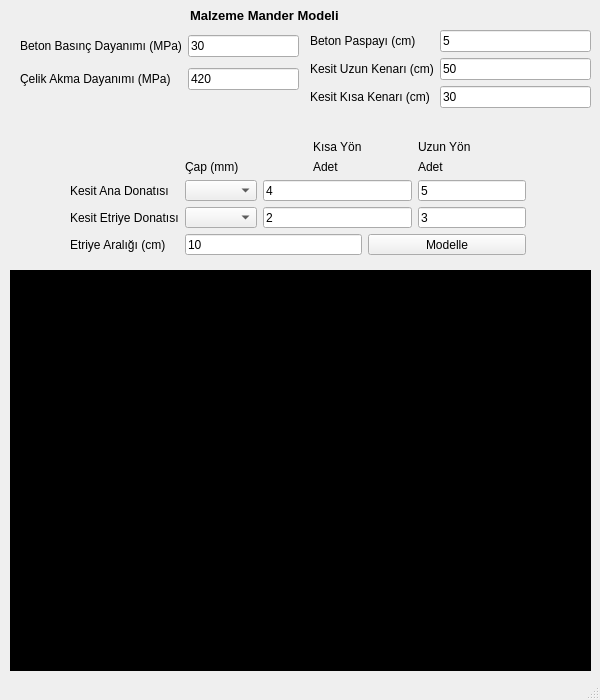
<?xml version="1.0" encoding="UTF-8"?>
<ui version="4.0">
 <class>MainWindow</class>
 <widget class="QMainWindow" name="MainWindow">
  <property name="enabled">
   <bool>true</bool>
  </property>
  <property name="geometry">
   <rect>
    <x>0</x>
    <y>0</y>
    <width>600</width>
    <height>700</height>
   </rect>
  </property>
  <property name="sizePolicy">
   <sizepolicy hsizetype="Fixed" vsizetype="Fixed">
    <horstretch>0</horstretch>
    <verstretch>0</verstretch>
   </sizepolicy>
  </property>
  <property name="minimumSize">
   <size>
    <width>600</width>
    <height>700</height>
   </size>
  </property>
  <property name="maximumSize">
   <size>
    <width>600</width>
    <height>700</height>
   </size>
  </property>
  <property name="windowTitle">
   <string>MainWindow</string>
  </property>
  <widget class="QWidget" name="centralwidget">
   <property name="sizePolicy">
    <sizepolicy hsizetype="Fixed" vsizetype="Fixed">
     <horstretch>0</horstretch>
     <verstretch>0</verstretch>
    </sizepolicy>
   </property>
   <widget class="QLabel" name="label_4">
    <property name="geometry">
     <rect>
      <x>190</x>
      <y>0</y>
      <width>161</width>
      <height>31</height>
     </rect>
    </property>
    <property name="font">
     <font>
      <pointsize>10</pointsize>
      <weight>75</weight>
      <bold>true</bold>
     </font>
    </property>
    <property name="text">
     <string>Malzeme Mander Modeli</string>
    </property>
    <property name="textFormat">
     <enum>Qt::AutoText</enum>
    </property>
    <property name="scaledContents">
     <bool>false</bool>
    </property>
   </widget>
   <widget class="QWidget" name="layoutWidget">
    <property name="geometry">
     <rect>
      <x>20</x>
      <y>30</y>
      <width>279</width>
      <height>67</height>
     </rect>
    </property>
    <layout class="QGridLayout" name="gridLayout_2">
     <item row="0" column="1">
      <widget class="QLineEdit" name="fc">
       <property name="text">
        <string>30</string>
       </property>
      </widget>
     </item>
     <item row="1" column="1">
      <widget class="QLineEdit" name="fs">
       <property name="text">
        <string>420</string>
       </property>
      </widget>
     </item>
     <item row="0" column="0">
      <widget class="QLabel" name="label">
       <property name="text">
        <string>Beton Basınç Dayanımı (MPa)</string>
       </property>
      </widget>
     </item>
     <item row="1" column="0">
      <widget class="QLabel" name="label_2">
       <property name="text">
        <string>Çelik Akma Dayanımı (MPa)</string>
       </property>
      </widget>
     </item>
    </layout>
   </widget>
   <widget class="QWidget" name="layoutWidget">
    <property name="geometry">
     <rect>
      <x>310</x>
      <y>30</y>
      <width>281</width>
      <height>93</height>
     </rect>
    </property>
    <layout class="QFormLayout" name="formLayout">
     <item row="0" column="0">
      <widget class="QLabel" name="label_3">
       <property name="text">
        <string>Beton Paspayı (cm)</string>
       </property>
      </widget>
     </item>
     <item row="1" column="1">
      <widget class="QLineEdit" name="b">
       <property name="text">
        <string>50</string>
       </property>
      </widget>
     </item>
     <item row="2" column="0">
      <widget class="QLabel" name="label_7">
       <property name="text">
        <string>Kesit Kısa Kenarı (cm)</string>
       </property>
      </widget>
     </item>
     <item row="2" column="1">
      <widget class="QLineEdit" name="d">
       <property name="text">
        <string>30</string>
       </property>
      </widget>
     </item>
     <item row="0" column="1">
      <widget class="QLineEdit" name="paspayi">
       <property name="text">
        <string>5</string>
       </property>
      </widget>
     </item>
     <item row="1" column="0">
      <widget class="QLabel" name="label_6">
       <property name="text">
        <string>Kesit Uzun Kenarı (cm)</string>
       </property>
      </widget>
     </item>
    </layout>
   </widget>
   <widget class="QWidget" name="layoutWidget">
    <property name="geometry">
     <rect>
      <x>70</x>
      <y>140</y>
      <width>456</width>
      <height>115</height>
     </rect>
    </property>
    <layout class="QGridLayout" name="gridLayout">
     <item row="3" column="1">
      <widget class="QComboBox" name="comboBox_2"/>
     </item>
     <item row="2" column="0">
      <widget class="QLabel" name="label_5">
       <property name="text">
        <string>Kesit Ana Donatısı</string>
       </property>
      </widget>
     </item>
     <item row="2" column="1">
      <widget class="QComboBox" name="comboBox"/>
     </item>
     <item row="2" column="2" colspan="3">
      <widget class="QLineEdit" name="dnx">
       <property name="text">
        <string>4</string>
       </property>
      </widget>
     </item>
     <item row="4" column="0">
      <widget class="QLabel" name="label_14">
       <property name="text">
        <string>Etriye Aralığı (cm)</string>
       </property>
      </widget>
     </item>
     <item row="4" column="1" colspan="3">
      <widget class="QLineEdit" name="s">
       <property name="text">
        <string>10</string>
       </property>
      </widget>
     </item>
     <item row="4" column="4" colspan="3">
      <widget class="QPushButton" name="pushButton">
       <property name="text">
        <string>Modelle</string>
       </property>
      </widget>
     </item>
     <item row="3" column="0">
      <widget class="QLabel" name="label_8">
       <property name="text">
        <string>Kesit Etriye Donatısı</string>
       </property>
      </widget>
     </item>
     <item row="3" column="2" colspan="3">
      <widget class="QLineEdit" name="dny">
       <property name="text">
        <string>2</string>
       </property>
      </widget>
     </item>
     <item row="2" column="5" colspan="2">
      <widget class="QLineEdit" name="lnx">
       <property name="text">
        <string>5</string>
       </property>
      </widget>
     </item>
     <item row="3" column="5" colspan="2">
      <widget class="QLineEdit" name="lny">
       <property name="text">
        <string>3</string>
       </property>
      </widget>
     </item>
     <item row="1" column="5">
      <widget class="QLabel" name="label_11">
       <property name="text">
        <string>Adet</string>
       </property>
      </widget>
     </item>
     <item row="0" column="5">
      <widget class="QLabel" name="label_13">
       <property name="text">
        <string>Uzun Yön</string>
       </property>
      </widget>
     </item>
     <item row="1" column="3">
      <widget class="QLabel" name="label_12">
       <property name="text">
        <string>Adet</string>
       </property>
      </widget>
     </item>
     <item row="0" column="3">
      <widget class="QLabel" name="label_10">
       <property name="text">
        <string>Kısa Yön</string>
       </property>
      </widget>
     </item>
     <item row="1" column="1">
      <widget class="QLabel" name="label_9">
       <property name="text">
        <string>Çap (mm)</string>
       </property>
      </widget>
     </item>
    </layout>
   </widget>
   <widget class="QWidget" name="layoutWidget">
    <property name="geometry">
     <rect>
      <x>10</x>
      <y>270</y>
      <width>581</width>
      <height>401</height>
     </rect>
    </property>
    <layout class="QGridLayout" name="gridLayout_3">
     <item row="0" column="0">
      <widget class="QWidget" name="widget" native="true">
       <property name="styleSheet">
        <string notr="true">background-color: rgb(0, 0, 0);</string>
       </property>
       <widget class="QLabel" name="label_15">
        <property name="geometry">
         <rect>
          <x>560</x>
          <y>0</y>
          <width>16</width>
          <height>21</height>
         </rect>
        </property>
        <property name="text">
         <string/>
        </property>
       </widget>
      </widget>
     </item>
    </layout>
   </widget>
  </widget>
  <widget class="QStatusBar" name="statusbar"/>
 </widget>
 <resources/>
 <connections/>
</ui>
